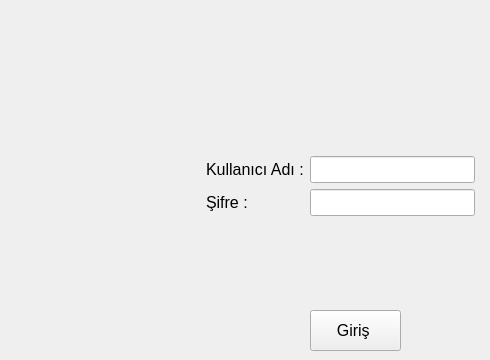
    <widget class="QWidget" name="page">
     <widget class="QWidget" name="formLayoutWidget">
      <property name="geometry">
       <rect>
        <x>200</x>
        <y>150</y>
        <width>281</width>
        <height>141</height>
       </rect>
      </property>
      <layout class="QFormLayout" name="formLayout">
       <property name="leftMargin">
        <number>6</number>
       </property>
       <property name="topMargin">
        <number>6</number>
       </property>
       <property name="rightMargin">
        <number>6</number>
       </property>
       <property name="bottomMargin">
        <number>6</number>
       </property>
       <item row="0" column="0">
        <widget class="QLabel" name="label">
         <property name="font">
          <font>
           <pointsize>12</pointsize>
          </font>
         </property>
         <property name="text">
          <string>Kullanıcı Adı :</string>
         </property>
        </widget>
       </item>
       <item row="0" column="1">
        <widget class="QLineEdit" name="kullanici_edit">
         <property name="font">
          <font>
           <pointsize>12</pointsize>
          </font>
         </property>
        </widget>
       </item>
       <item row="2" column="0">
        <widget class="QLabel" name="label_2">
         <property name="font">
          <font>
           <pointsize>12</pointsize>
          </font>
         </property>
         <property name="text">
          <string>Şifre : </string>
         </property>
        </widget>
       </item>
       <item row="2" column="1">
        <widget class="QLineEdit" name="sifre_edit">
         <property name="font">
          <font>
           <pointsize>12</pointsize>
          </font>
         </property>
        </widget>
       </item>
      </layout>
     </widget>
     <widget class="QPushButton" name="giris_buton">
      <property name="geometry">
       <rect>
        <x>310</x>
        <y>310</y>
        <width>91</width>
        <height>41</height>
       </rect>
      </property>
      <property name="font">
       <font>
        <pointsize>12</pointsize>
       </font>
      </property>
      <property name="text">
       <string>Giriş </string>
      </property>
     </widget>
    </widget>
